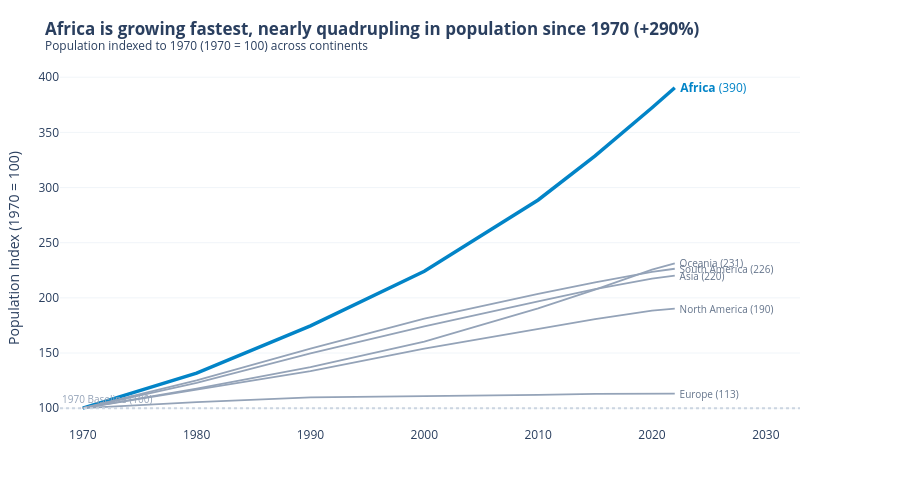

Write notebook code for a chart like this one.
### Markdown cell above
**Chart choice & justification:** *Which chart did you choose, and why? Justify design choices.

**Chart choice:** Line chart (indexed time series, 1970 = 100).

**Justification:**
- **Why this chart:** The question asks for growth over time *relative to 1970 size*. A standard line chart of raw population would be dominated by Asia's sheer size. Indexing each continent to 100 in 1970 aligns their starting points so the slopes directly show relative growth speed.
- **Design choices:** I used an intentional focal palette: Africa is highlighted in bold blue (`#0284c7`) with a heavier line width (3.5 vs 1.8), while all other continents are muted in neutral slate grey (`#94a3b8`). Direct end labels at 2022 remove the need for a separate legend, and a dotted baseline marks the 1970 starting level (100).

### Code cell
# Q1: 
cont = df_long.groupby(['Continent', 'Year'])['Population'].sum().reset_index()
pop_1970 = cont[cont['Year'] == 1970].set_index('Continent')['Population']
cont['Index'] = (cont['Population'] / cont['Continent'].map(pop_1970)) * 100

colors_q1 = {c: '#94a3b8' for c in cont['Continent'].unique()}
colors_q1['Africa'] = '#0284c7'

fig1 = px.line(
    cont, x='Year', y='Index', color='Continent',
    color_discrete_map=colors_q1,
    title="<b>Africa is growing fastest, nearly quadrupling in population since 1970 (+290%)</b><br><sup>Population indexed to 1970 (1970 = 100) across continents</sup>"
)

for trace in fig1.data:
    if trace.name == 'Africa':
        trace.line.width = 3.5
    else:
        trace.line.width = 1.8

for continent in cont['Continent'].unique():
    row_2022 = cont[(cont['Continent'] == continent) & (cont['Year'] == 2022)].iloc[0]
    val = row_2022['Index']
    is_africa = (continent == 'Africa')
    txt = f" <b>{continent}</b> ({val:.0f})" if is_africa else f" {continent} ({val:.0f})"
    fig1.add_annotation(
        x=2022, y=val, text=txt,
        showarrow=False, xanchor='left', yanchor='middle',
        font=dict(color='#0284c7' if is_africa else '#64748b', size=12 if is_africa else 10)
    )


fig1.add_hline(
    y=100, line_dash='dot', line_color='#cbd5e1',
    annotation_text="1970 Baseline (100)", annotation_position="top left",
    annotation_font_size=10, annotation_font_color='#94a3b8'
)

fig1.update_layout(
    template='plotly_white',
    showlegend=False,
    xaxis=dict(title='', dtick=10, showgrid=False, range=[1968, 2033]),
    yaxis=dict(title='Population Index (1970 = 100)', showgrid=True, gridcolor='#f1f5f9'),
    margin=dict(l=60, r=100, t=70, b=40),
    height=480
)

fig1.show()

### Figure 1 — Plotly figure (JSON) as saved in the notebook; plotly's stock layout.template omitted (floating-point values rounded to 4 significant figures)
{"data": [{"hovertemplate": "Continent=Africa<br>Year=%{x}<br>Index=%{y}<extra></extra>", "legendgroup": "Africa", "line": {"color": "#0284c7", "dash": "solid", "width": 3.5}, "marker": {"symbol": "circle"}, "mode": "lines", "name": "Africa", "orientation": "v", "showlegend": true, "type": "scatter", "x": [1970, 1980, 1990, 2000, 2010, 2015, 2020, 2022], "xaxis": "x", "y": [100.0, 131.8, 174.6, 224.1, 288.8, 328.7, 372.3, 390.4], "yaxis": "y"}, {"hovertemplate": "Continent=Asia<br>Year=%{x}<br>Index=%{y}<extra></extra>", "legendgroup": "Asia", "line": {"color": "#94a3b8", "dash": "solid", "width": 1.8}, "marker": {"symbol": "circle"}, "mode": "lines", "name": "Asia", "orientation": "v", "showlegend": true, "type": "scatter", "x": [1970, 1980, 1990, 2000, 2010, 2015, 2020, 2022], "xaxis": "x", "y": [100.0, 122.9, 149.7, 174.1, 196.7, 207.9, 217.4, 220.1], "yaxis": "y"}, {"hovertemplate": "Continent=Europe<br>Year=%{x}<br>Index=%{y}<extra></extra>", "legendgroup": "Europe", "line": {"color": "#94a3b8", "dash": "solid", "width": 1.8}, "marker": {"symbol": "circle"}, "mode": "lines", "name": "Europe", "orientation": "v", "showlegend": true, "type": "scatter", "x": [1970, 1980, 1990, 2000, 2010, 2015, 2020, 2022], "xaxis": "x", "y": [100.0, 105.6, 109.8, 110.7, 112.1, 113.1, 113.7, 113.3], "yaxis": "y"}, {"hovertemplate": "Continent=North America<br>Year=%{x}<br>Index=%{y}<extra></extra>", "legendgroup": "North America", "line": {"color": "#94a3b8", "dash": "solid", "width": 1.8}, "marker": {"symbol": "circle"}, "mode": "lines", "name": "North America", "orientation": "v", "showlegend": true, "type": "scatter", "x": [1970, 1980, 1990, 2000, 2010, 2015, 2020, 2022], "xaxis": "x", "y": [100.0, 116.8, 133.6, 154.1, 172.1, 180.8, 188.4, 190.3], "yaxis": "y"}, {"hovertemplate": "Continent=Oceania<br>Year=%{x}<br>Index=%{y}<extra></extra>", "legendgroup": "Oceania", "line": {"color": "#94a3b8", "dash": "solid", "width": 1.8}, "marker": {"symbol": "circle"}, "mode": "lines", "name": "Oceania", "orientation": "v", "showlegend": true, "type": "scatter", "x": [1970, 1980, 1990, 2000, 2010, 2015, 2020, 2022], "xaxis": "x", "y": [100.0, 117.7, 137.3, 160.3, 190.5, 207.4, 225.5, 231.2], "yaxis": "y"}, {"hovertemplate": "Continent=South America<br>Year=%{x}<br>Index=%{y}<extra></extra>", "legendgroup": "South America", "line": {"color": "#94a3b8", "dash": "solid", "width": 1.8}, "marker": {"symbol": "circle"}, "mode": "lines", "name": "South America", "orientation": "v", "showlegend": true, "type": "scatter", "x": [1970, 1980, 1990, 2000, 2010, 2015, 2020, 2022], "xaxis": "x", "y": [100.0, 125.3, 154.0, 181.2, 203.7, 214.1, 223.7, 226.4], "yaxis": "y"}], "layout": {"annotations": [{"font": {"color": "#0284c7", "size": 12}, "showarrow": false, "text": " <b>Africa</b> (390)", "x": 2022, "xanchor": "left", "y": 390.4, "yanchor": "middle"}, {"font": {"color": "#64748b", "size": 10}, "showarrow": false, "text": " Asia (220)", "x": 2022, "xanchor": "left", "y": 220.1, "yanchor": "middle"}, {"font": {"color": "#64748b", "size": 10}, "showarrow": false, "text": " Europe (113)", "x": 2022, "xanchor": "left", "y": 113.3, "yanchor": "middle"}, {"font": {"color": "#64748b", "size": 10}, "showarrow": false, "text": " North America (190)", "x": 2022, "xanchor": "left", "y": 190.3, "yanchor": "middle"}, {"font": {"color": "#64748b", "size": 10}, "showarrow": false, "text": " Oceania (231)", "x": 2022, "xanchor": "left", "y": 231.2, "yanchor": "middle"}, {"font": {"color": "#64748b", "size": 10}, "showarrow": false, "text": " South America (226)", "x": 2022, "xanchor": "left", "y": 226.4, "yanchor": "middle"}, {"font": {"color": "#94a3b8", "size": 10}, "showarrow": false, "text": "1970 Baseline (100)", "x": 0, "xanchor": "left", "xref": "x domain", "y": 100, "yanchor": "bottom", "yref": "y"}], "height": 480, "legend": {"title": {"text": "Continent"}, "tracegroupgap": 0}, "margin": {"b": 40, "l": 60, "r": 100, "t": 70}, "shapes": [{"line": {"color": "#cbd5e1", "dash": "dot"}, "type": "line", "x0": 0, "x1": 1, "xref": "x domain", "y0": 100, "y1": 100, "yref": "y"}], "showlegend": false, "title": {"text": "<b>Africa is growing fastest, nearly quadrupling in population since 1970 (+290%)</b><br><sup>Population indexed to 1970 (1970 = 100) across continents</sup>"}, "xaxis": {"anchor": "y", "domain": [0, 1], "dtick": 10, "range": [1968, 2033], "showgrid": false, "title": {"text": ""}}, "yaxis": {"anchor": "x", "domain": [0, 1], "gridcolor": "#f1f5f9", "showgrid": true, "title": {"text": "Population Index (1970 = 100)"}}}}
